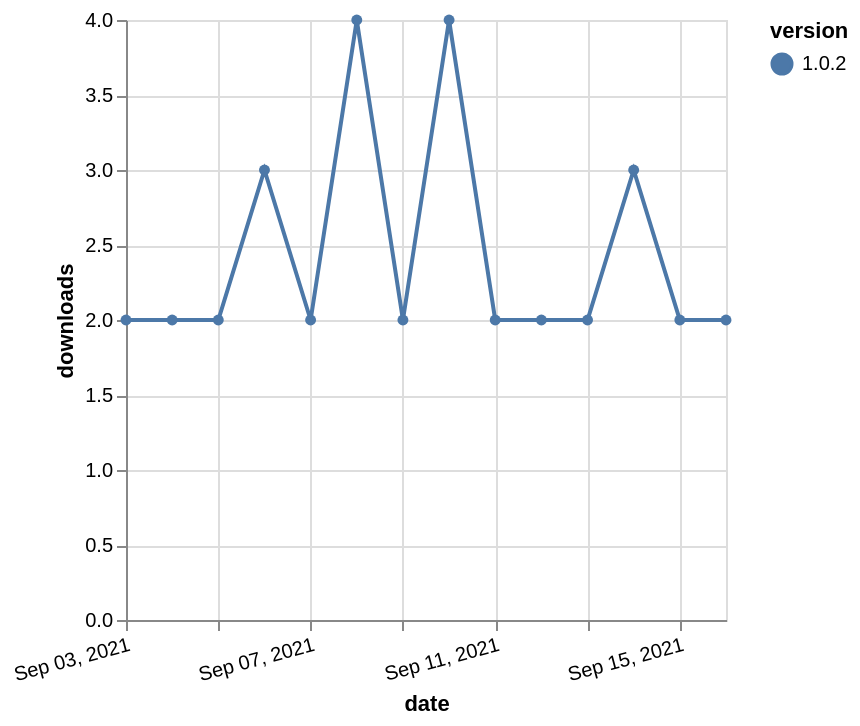

Specify this chart in Vega-Lite:
### Vega-Lite specification from a JSON file in a GitHub repository (floating-point values rounded to 4 significant figures)
{"$schema": "https://vega.github.io/schema/vega-lite/v5.json", "description": "A simple bar chart with embedded data.", "data": {"values": [{"date": "2021-09-03", "total": 3221, "delta": 2, "version": "1.0.2"}, {"date": "2021-09-04", "total": 3223, "delta": 2, "version": "1.0.2"}, {"date": "2021-09-05", "total": 3225, "delta": 2, "version": "1.0.2"}, {"date": "2021-09-06", "total": 3228, "delta": 3, "version": "1.0.2"}, {"date": "2021-09-07", "total": 3230, "delta": 2, "version": "1.0.2"}, {"date": "2021-09-08", "total": 3234, "delta": 4, "version": "1.0.2"}, {"date": "2021-09-09", "total": 3236, "delta": 2, "version": "1.0.2"}, {"date": "2021-09-10", "total": 3240, "delta": 4, "version": "1.0.2"}, {"date": "2021-09-11", "total": 3242, "delta": 2, "version": "1.0.2"}, {"date": "2021-09-12", "total": 3244, "delta": 2, "version": "1.0.2"}, {"date": "2021-09-13", "total": 3246, "delta": 2, "version": "1.0.2"}, {"date": "2021-09-14", "total": 3249, "delta": 3, "version": "1.0.2"}, {"date": "2021-09-15", "total": 3251, "delta": 2, "version": "1.0.2"}, {"date": "2021-09-16", "total": 3253, "delta": 2, "version": "1.0.2"}]}, "width": "container", "mark": {"type": "line", "point": {"filled": true}}, "encoding": {"x": {"field": "date", "type": "temporal", "timeUnit": "yearmonthdate", "title": "date", "axis": {"labelAngle": -15}}, "y": {"field": "delta", "type": "quantitative", "title": "downloads"}, "color": {"field": "version", "type": "nominal"}, "tooltip": {"field": "delta"}}}
